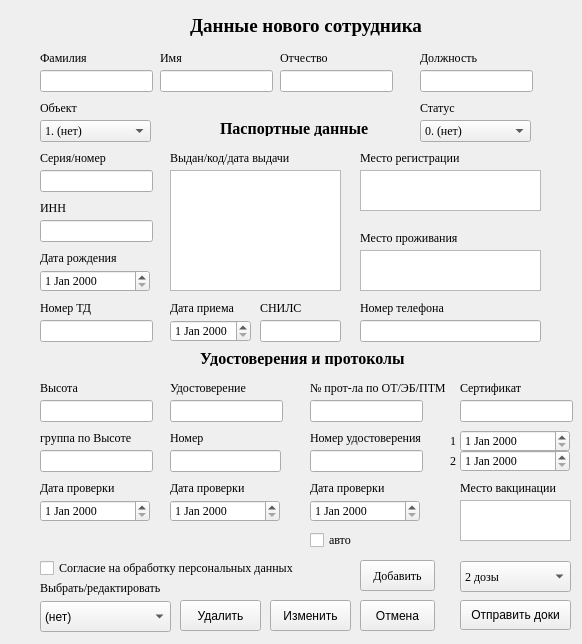
<?xml version="1.0" encoding="UTF-8"?>
<ui version="4.0">
 <class>form_new_worker</class>
 <widget class="QWidget" name="form_new_worker">
  <property name="geometry">
   <rect>
    <x>0</x>
    <y>0</y>
    <width>582</width>
    <height>644</height>
   </rect>
  </property>
  <property name="windowTitle">
   <string>Новый сотрудник</string>
  </property>
  <widget class="QLabel" name="label">
   <property name="geometry">
    <rect>
     <x>190</x>
     <y>10</y>
     <width>271</width>
     <height>31</height>
    </rect>
   </property>
   <property name="font">
    <font>
     <family>Times New Roman</family>
     <pointsize>14</pointsize>
     <bold>true</bold>
    </font>
   </property>
   <property name="frameShape">
    <enum>QFrame::NoFrame</enum>
   </property>
   <property name="lineWidth">
    <number>0</number>
   </property>
   <property name="text">
    <string>Данные нового сотрудника</string>
   </property>
  </widget>
  <widget class="QPushButton" name="b_ok">
   <property name="geometry">
    <rect>
     <x>360</x>
     <y>560</y>
     <width>75</width>
     <height>31</height>
    </rect>
   </property>
   <property name="font">
    <font>
     <family>Times New Roman</family>
    </font>
   </property>
   <property name="text">
    <string>Добавить</string>
   </property>
  </widget>
  <widget class="QLineEdit" name="family">
   <property name="enabled">
    <bool>true</bool>
   </property>
   <property name="geometry">
    <rect>
     <x>40</x>
     <y>70</y>
     <width>113</width>
     <height>22</height>
    </rect>
   </property>
   <property name="font">
    <font>
     <family>Times New Roman</family>
    </font>
   </property>
   <property name="text">
    <string/>
   </property>
  </widget>
  <widget class="QLabel" name="label_2">
   <property name="geometry">
    <rect>
     <x>40</x>
     <y>50</y>
     <width>61</width>
     <height>16</height>
    </rect>
   </property>
   <property name="font">
    <font>
     <family>Times New Roman</family>
    </font>
   </property>
   <property name="text">
    <string>Фамилия</string>
   </property>
  </widget>
  <widget class="QLabel" name="label_3">
   <property name="geometry">
    <rect>
     <x>160</x>
     <y>50</y>
     <width>49</width>
     <height>16</height>
    </rect>
   </property>
   <property name="font">
    <font>
     <family>Times New Roman</family>
    </font>
   </property>
   <property name="text">
    <string>Имя</string>
   </property>
  </widget>
  <widget class="QLineEdit" name="name">
   <property name="geometry">
    <rect>
     <x>160</x>
     <y>70</y>
     <width>113</width>
     <height>22</height>
    </rect>
   </property>
   <property name="font">
    <font>
     <family>Times New Roman</family>
    </font>
   </property>
  </widget>
  <widget class="QLabel" name="label_4">
   <property name="geometry">
    <rect>
     <x>280</x>
     <y>50</y>
     <width>61</width>
     <height>16</height>
    </rect>
   </property>
   <property name="font">
    <font>
     <family>Times New Roman</family>
    </font>
   </property>
   <property name="text">
    <string>Отчество</string>
   </property>
  </widget>
  <widget class="QLineEdit" name="surname">
   <property name="geometry">
    <rect>
     <x>280</x>
     <y>70</y>
     <width>113</width>
     <height>22</height>
    </rect>
   </property>
   <property name="font">
    <font>
     <family>Times New Roman</family>
    </font>
   </property>
  </widget>
  <widget class="QLineEdit" name="post">
   <property name="geometry">
    <rect>
     <x>420</x>
     <y>70</y>
     <width>113</width>
     <height>22</height>
    </rect>
   </property>
   <property name="font">
    <font>
     <family>Times New Roman</family>
    </font>
   </property>
  </widget>
  <widget class="QLabel" name="label_5">
   <property name="geometry">
    <rect>
     <x>420</x>
     <y>50</y>
     <width>71</width>
     <height>16</height>
    </rect>
   </property>
   <property name="font">
    <font>
     <family>Times New Roman</family>
    </font>
   </property>
   <property name="text">
    <string>Должность</string>
   </property>
  </widget>
  <widget class="QTextEdit" name="passport_post">
   <property name="geometry">
    <rect>
     <x>170</x>
     <y>170</y>
     <width>171</width>
     <height>121</height>
    </rect>
   </property>
   <property name="font">
    <font>
     <family>Times New Roman</family>
    </font>
   </property>
  </widget>
  <widget class="QLabel" name="label_6">
   <property name="geometry">
    <rect>
     <x>170</x>
     <y>150</y>
     <width>161</width>
     <height>16</height>
    </rect>
   </property>
   <property name="font">
    <font>
     <family>Times New Roman</family>
    </font>
   </property>
   <property name="text">
    <string>Выдан/код/дата выдачи</string>
   </property>
  </widget>
  <widget class="QTextEdit" name="adr">
   <property name="geometry">
    <rect>
     <x>360</x>
     <y>170</y>
     <width>181</width>
     <height>41</height>
    </rect>
   </property>
   <property name="font">
    <font>
     <family>Times New Roman</family>
    </font>
   </property>
  </widget>
  <widget class="QLabel" name="label_7">
   <property name="geometry">
    <rect>
     <x>360</x>
     <y>150</y>
     <width>121</width>
     <height>16</height>
    </rect>
   </property>
   <property name="font">
    <font>
     <family>Times New Roman</family>
    </font>
   </property>
   <property name="text">
    <string>Место регистрации</string>
   </property>
  </widget>
  <widget class="QLabel" name="label_9">
   <property name="geometry">
    <rect>
     <x>40</x>
     <y>150</y>
     <width>91</width>
     <height>16</height>
    </rect>
   </property>
   <property name="font">
    <font>
     <family>Times New Roman</family>
    </font>
   </property>
   <property name="text">
    <string>Серия/номер</string>
   </property>
  </widget>
  <widget class="QLineEdit" name="passport">
   <property name="geometry">
    <rect>
     <x>40</x>
     <y>170</y>
     <width>113</width>
     <height>22</height>
    </rect>
   </property>
   <property name="font">
    <font>
     <family>Times New Roman</family>
    </font>
   </property>
   <property name="text">
    <string/>
   </property>
  </widget>
  <widget class="QLabel" name="label_11">
   <property name="geometry">
    <rect>
     <x>220</x>
     <y>120</y>
     <width>161</width>
     <height>16</height>
    </rect>
   </property>
   <property name="font">
    <font>
     <family>Times New Roman</family>
     <pointsize>12</pointsize>
     <bold>true</bold>
    </font>
   </property>
   <property name="text">
    <string>Паспортные данные</string>
   </property>
  </widget>
  <widget class="QLabel" name="label_14">
   <property name="geometry">
    <rect>
     <x>40</x>
     <y>380</y>
     <width>61</width>
     <height>16</height>
    </rect>
   </property>
   <property name="font">
    <font>
     <family>Times New Roman</family>
    </font>
   </property>
   <property name="text">
    <string>Высота</string>
   </property>
  </widget>
  <widget class="QLineEdit" name="n_hght">
   <property name="geometry">
    <rect>
     <x>40</x>
     <y>400</y>
     <width>113</width>
     <height>22</height>
    </rect>
   </property>
   <property name="font">
    <font>
     <family>Times New Roman</family>
    </font>
   </property>
  </widget>
  <widget class="QLabel" name="label_16">
   <property name="geometry">
    <rect>
     <x>200</x>
     <y>350</y>
     <width>231</width>
     <height>16</height>
    </rect>
   </property>
   <property name="font">
    <font>
     <family>Times New Roman</family>
     <pointsize>12</pointsize>
     <bold>true</bold>
    </font>
   </property>
   <property name="text">
    <string>Удостоверения и протоколы</string>
   </property>
  </widget>
  <widget class="QLabel" name="label_18">
   <property name="geometry">
    <rect>
     <x>40</x>
     <y>430</y>
     <width>111</width>
     <height>16</height>
    </rect>
   </property>
   <property name="font">
    <font>
     <family>Times New Roman</family>
    </font>
   </property>
   <property name="text">
    <string>группа по Высоте</string>
   </property>
  </widget>
  <widget class="QLabel" name="label_8">
   <property name="geometry">
    <rect>
     <x>170</x>
     <y>380</y>
     <width>91</width>
     <height>16</height>
    </rect>
   </property>
   <property name="font">
    <font>
     <family>Times New Roman</family>
    </font>
   </property>
   <property name="text">
    <string>Удостоверение</string>
   </property>
  </widget>
  <widget class="QLineEdit" name="n_study">
   <property name="geometry">
    <rect>
     <x>170</x>
     <y>400</y>
     <width>113</width>
     <height>22</height>
    </rect>
   </property>
   <property name="font">
    <font>
     <family>Times New Roman</family>
    </font>
   </property>
  </widget>
  <widget class="QLabel" name="label_19">
   <property name="geometry">
    <rect>
     <x>170</x>
     <y>430</y>
     <width>111</width>
     <height>16</height>
    </rect>
   </property>
   <property name="font">
    <font>
     <family>Times New Roman</family>
    </font>
   </property>
   <property name="text">
    <string>Номер</string>
   </property>
  </widget>
  <widget class="QLineEdit" name="n_study_card">
   <property name="geometry">
    <rect>
     <x>170</x>
     <y>450</y>
     <width>111</width>
     <height>22</height>
    </rect>
   </property>
   <property name="font">
    <font>
     <family>Times New Roman</family>
    </font>
   </property>
  </widget>
  <widget class="QPushButton" name="b_cancel">
   <property name="geometry">
    <rect>
     <x>360</x>
     <y>600</y>
     <width>75</width>
     <height>31</height>
    </rect>
   </property>
   <property name="text">
    <string>Отмена</string>
   </property>
  </widget>
  <widget class="QDateEdit" name="d_height">
   <property name="geometry">
    <rect>
     <x>40</x>
     <y>500</y>
     <width>110</width>
     <height>22</height>
    </rect>
   </property>
   <property name="font">
    <font>
     <family>Times New Roman</family>
    </font>
   </property>
  </widget>
  <widget class="QDateEdit" name="d_study">
   <property name="geometry">
    <rect>
     <x>170</x>
     <y>500</y>
     <width>110</width>
     <height>22</height>
    </rect>
   </property>
   <property name="font">
    <font>
     <family>Times New Roman</family>
    </font>
   </property>
  </widget>
  <widget class="QLabel" name="label_22">
   <property name="geometry">
    <rect>
     <x>40</x>
     <y>480</y>
     <width>91</width>
     <height>16</height>
    </rect>
   </property>
   <property name="font">
    <font>
     <family>Times New Roman</family>
    </font>
   </property>
   <property name="text">
    <string>Дата проверки</string>
   </property>
  </widget>
  <widget class="QLabel" name="label_23">
   <property name="geometry">
    <rect>
     <x>170</x>
     <y>480</y>
     <width>91</width>
     <height>16</height>
    </rect>
   </property>
   <property name="font">
    <font>
     <family>Times New Roman</family>
    </font>
   </property>
   <property name="text">
    <string>Дата проверки</string>
   </property>
  </widget>
  <widget class="QDateEdit" name="d_prot">
   <property name="geometry">
    <rect>
     <x>310</x>
     <y>500</y>
     <width>110</width>
     <height>22</height>
    </rect>
   </property>
   <property name="font">
    <font>
     <family>Times New Roman</family>
    </font>
   </property>
  </widget>
  <widget class="QLabel" name="label_20">
   <property name="geometry">
    <rect>
     <x>310</x>
     <y>380</y>
     <width>171</width>
     <height>16</height>
    </rect>
   </property>
   <property name="font">
    <font>
     <family>Times New Roman</family>
    </font>
   </property>
   <property name="text">
    <string>№ прот-ла по ОТ/ЭБ/ПТМ</string>
   </property>
  </widget>
  <widget class="QLabel" name="label_26">
   <property name="geometry">
    <rect>
     <x>310</x>
     <y>480</y>
     <width>101</width>
     <height>16</height>
    </rect>
   </property>
   <property name="font">
    <font>
     <family>Times New Roman</family>
    </font>
   </property>
   <property name="text">
    <string>Дата проверки</string>
   </property>
  </widget>
  <widget class="QLabel" name="label_12">
   <property name="geometry">
    <rect>
     <x>360</x>
     <y>230</y>
     <width>121</width>
     <height>16</height>
    </rect>
   </property>
   <property name="font">
    <font>
     <family>Times New Roman</family>
    </font>
   </property>
   <property name="text">
    <string>Место проживания</string>
   </property>
  </widget>
  <widget class="QTextEdit" name="live_adr">
   <property name="geometry">
    <rect>
     <x>360</x>
     <y>250</y>
     <width>181</width>
     <height>41</height>
    </rect>
   </property>
   <property name="font">
    <font>
     <family>Times New Roman</family>
    </font>
   </property>
  </widget>
  <widget class="QLabel" name="label_13">
   <property name="geometry">
    <rect>
     <x>40</x>
     <y>250</y>
     <width>101</width>
     <height>16</height>
    </rect>
   </property>
   <property name="font">
    <font>
     <family>Times New Roman</family>
    </font>
   </property>
   <property name="text">
    <string>Дата рождения</string>
   </property>
  </widget>
  <widget class="QDateEdit" name="bday">
   <property name="geometry">
    <rect>
     <x>40</x>
     <y>270</y>
     <width>110</width>
     <height>22</height>
    </rect>
   </property>
   <property name="font">
    <font>
     <family>Times New Roman</family>
    </font>
   </property>
  </widget>
  <widget class="QLineEdit" name="n_td">
   <property name="geometry">
    <rect>
     <x>40</x>
     <y>320</y>
     <width>113</width>
     <height>22</height>
    </rect>
   </property>
   <property name="font">
    <font>
     <family>Times New Roman</family>
    </font>
   </property>
  </widget>
  <widget class="QLineEdit" name="n_card">
   <property name="geometry">
    <rect>
     <x>310</x>
     <y>450</y>
     <width>113</width>
     <height>22</height>
    </rect>
   </property>
   <property name="font">
    <font>
     <family>Times New Roman</family>
    </font>
   </property>
  </widget>
  <widget class="QLabel" name="label_15">
   <property name="geometry">
    <rect>
     <x>40</x>
     <y>300</y>
     <width>61</width>
     <height>16</height>
    </rect>
   </property>
   <property name="font">
    <font>
     <family>Times New Roman</family>
    </font>
   </property>
   <property name="text">
    <string>Номер ТД</string>
   </property>
  </widget>
  <widget class="QDateEdit" name="d_td">
   <property name="geometry">
    <rect>
     <x>170</x>
     <y>320</y>
     <width>81</width>
     <height>22</height>
    </rect>
   </property>
   <property name="font">
    <font>
     <family>Times New Roman</family>
    </font>
   </property>
  </widget>
  <widget class="QLabel" name="label_17">
   <property name="geometry">
    <rect>
     <x>170</x>
     <y>300</y>
     <width>141</width>
     <height>16</height>
    </rect>
   </property>
   <property name="font">
    <font>
     <family>Times New Roman</family>
    </font>
   </property>
   <property name="text">
    <string>Дата приема</string>
   </property>
  </widget>
  <widget class="QLabel" name="label_21">
   <property name="geometry">
    <rect>
     <x>310</x>
     <y>430</y>
     <width>131</width>
     <height>16</height>
    </rect>
   </property>
   <property name="font">
    <font>
     <family>Times New Roman</family>
    </font>
   </property>
   <property name="text">
    <string>Номер удостоверения</string>
   </property>
  </widget>
  <widget class="QLineEdit" name="phone">
   <property name="geometry">
    <rect>
     <x>360</x>
     <y>320</y>
     <width>181</width>
     <height>22</height>
    </rect>
   </property>
   <property name="font">
    <font>
     <family>Times New Roman</family>
    </font>
   </property>
  </widget>
  <widget class="QLabel" name="label_24">
   <property name="geometry">
    <rect>
     <x>360</x>
     <y>300</y>
     <width>101</width>
     <height>16</height>
    </rect>
   </property>
   <property name="font">
    <font>
     <family>Times New Roman</family>
    </font>
   </property>
   <property name="text">
    <string>Номер телефона</string>
   </property>
  </widget>
  <widget class="QLineEdit" name="inn">
   <property name="geometry">
    <rect>
     <x>40</x>
     <y>220</y>
     <width>113</width>
     <height>22</height>
    </rect>
   </property>
   <property name="font">
    <font>
     <family>Times New Roman</family>
    </font>
   </property>
  </widget>
  <widget class="QLabel" name="label_25">
   <property name="geometry">
    <rect>
     <x>40</x>
     <y>200</y>
     <width>49</width>
     <height>16</height>
    </rect>
   </property>
   <property name="font">
    <font>
     <family>Times New Roman</family>
    </font>
   </property>
   <property name="text">
    <string>ИНН</string>
   </property>
  </widget>
  <widget class="QLabel" name="label_27">
   <property name="geometry">
    <rect>
     <x>250</x>
     <y>300</y>
     <width>49</width>
     <height>16</height>
    </rect>
   </property>
   <property name="font">
    <font>
     <family>Times New Roman</family>
    </font>
   </property>
   <property name="text">
    <string/>
   </property>
  </widget>
  <widget class="QLabel" name="label_28">
   <property name="geometry">
    <rect>
     <x>260</x>
     <y>300</y>
     <width>49</width>
     <height>16</height>
    </rect>
   </property>
   <property name="font">
    <font>
     <family>Times New Roman</family>
    </font>
   </property>
   <property name="text">
    <string>СНИЛС</string>
   </property>
  </widget>
  <widget class="QComboBox" name="cb_select">
   <property name="geometry">
    <rect>
     <x>40</x>
     <y>601</y>
     <width>131</width>
     <height>31</height>
    </rect>
   </property>
   <item>
    <property name="text">
     <string>(нет)</string>
    </property>
   </item>
  </widget>
  <widget class="QLabel" name="label_10">
   <property name="geometry">
    <rect>
     <x>40</x>
     <y>580</y>
     <width>151</width>
     <height>16</height>
    </rect>
   </property>
   <property name="font">
    <font>
     <family>Times New Roman</family>
    </font>
   </property>
   <property name="text">
    <string>Выбрать/редактировать</string>
   </property>
  </widget>
  <widget class="QLineEdit" name="snils">
   <property name="geometry">
    <rect>
     <x>260</x>
     <y>320</y>
     <width>81</width>
     <height>22</height>
    </rect>
   </property>
   <property name="font">
    <font>
     <family>Times New Roman</family>
    </font>
   </property>
  </widget>
  <widget class="QPushButton" name="b_change">
   <property name="geometry">
    <rect>
     <x>270</x>
     <y>600</y>
     <width>81</width>
     <height>31</height>
    </rect>
   </property>
   <property name="text">
    <string>Изменить</string>
   </property>
  </widget>
  <widget class="QPushButton" name="b_kill">
   <property name="geometry">
    <rect>
     <x>180</x>
     <y>600</y>
     <width>81</width>
     <height>31</height>
    </rect>
   </property>
   <property name="text">
    <string>Удалить</string>
   </property>
  </widget>
  <widget class="QLineEdit" name="n_prot">
   <property name="geometry">
    <rect>
     <x>310</x>
     <y>400</y>
     <width>113</width>
     <height>22</height>
    </rect>
   </property>
   <property name="font">
    <font>
     <family>Times New Roman</family>
    </font>
   </property>
  </widget>
  <widget class="QLineEdit" name="n_group_h">
   <property name="geometry">
    <rect>
     <x>40</x>
     <y>450</y>
     <width>113</width>
     <height>22</height>
    </rect>
   </property>
   <property name="font">
    <font>
     <family>Times New Roman</family>
    </font>
   </property>
  </widget>
  <widget class="QComboBox" name="cb_contract">
   <property name="geometry">
    <rect>
     <x>40</x>
     <y>120</y>
     <width>111</width>
     <height>22</height>
    </rect>
   </property>
   <property name="font">
    <font>
     <family>Times New Roman</family>
    </font>
   </property>
   <item>
    <property name="text">
     <string>1. (нет)</string>
    </property>
   </item>
  </widget>
  <widget class="QLabel" name="label_29">
   <property name="geometry">
    <rect>
     <x>40</x>
     <y>100</y>
     <width>49</width>
     <height>16</height>
    </rect>
   </property>
   <property name="font">
    <font>
     <family>Times New Roman</family>
    </font>
   </property>
   <property name="text">
    <string>Объект</string>
   </property>
  </widget>
  <widget class="QCheckBox" name="cb_auto">
   <property name="geometry">
    <rect>
     <x>310</x>
     <y>530</y>
     <width>76</width>
     <height>20</height>
    </rect>
   </property>
   <property name="font">
    <font>
     <family>Times New Roman</family>
    </font>
   </property>
   <property name="text">
    <string>авто</string>
   </property>
  </widget>
  <widget class="QDateEdit" name="d_vac_2">
   <property name="geometry">
    <rect>
     <x>460</x>
     <y>450</y>
     <width>110</width>
     <height>22</height>
    </rect>
   </property>
   <property name="font">
    <font>
     <family>Times New Roman</family>
    </font>
   </property>
  </widget>
  <widget class="QTextEdit" name="place">
   <property name="geometry">
    <rect>
     <x>460</x>
     <y>500</y>
     <width>111</width>
     <height>41</height>
    </rect>
   </property>
   <property name="font">
    <font>
     <family>Times New Roman</family>
    </font>
   </property>
  </widget>
  <widget class="QLineEdit" name="vac_doc">
   <property name="geometry">
    <rect>
     <x>460</x>
     <y>400</y>
     <width>113</width>
     <height>22</height>
    </rect>
   </property>
   <property name="font">
    <font>
     <family>Times New Roman</family>
    </font>
   </property>
  </widget>
  <widget class="QDateEdit" name="d_vac_1">
   <property name="geometry">
    <rect>
     <x>460</x>
     <y>430</y>
     <width>110</width>
     <height>22</height>
    </rect>
   </property>
   <property name="font">
    <font>
     <family>Times New Roman</family>
    </font>
   </property>
  </widget>
  <widget class="QLabel" name="label_33">
   <property name="geometry">
    <rect>
     <x>460</x>
     <y>380</y>
     <width>101</width>
     <height>16</height>
    </rect>
   </property>
   <property name="font">
    <font>
     <family>Times New Roman</family>
    </font>
   </property>
   <property name="text">
    <string>Сертификат</string>
   </property>
  </widget>
  <widget class="QLabel" name="label_34">
   <property name="geometry">
    <rect>
     <x>460</x>
     <y>480</y>
     <width>111</width>
     <height>16</height>
    </rect>
   </property>
   <property name="font">
    <font>
     <family>Times New Roman</family>
    </font>
   </property>
   <property name="text">
    <string>Место вакцинации</string>
   </property>
  </widget>
  <widget class="QComboBox" name="cb_vac">
   <property name="geometry">
    <rect>
     <x>460</x>
     <y>561</y>
     <width>111</width>
     <height>31</height>
    </rect>
   </property>
   <property name="font">
    <font>
     <family>Times New Roman</family>
    </font>
   </property>
   <item>
    <property name="text">
     <string>2 дозы</string>
    </property>
   </item>
   <item>
    <property name="text">
     <string>1 доза</string>
    </property>
   </item>
   <item>
    <property name="text">
     <string>Болел</string>
    </property>
   </item>
  </widget>
  <widget class="QCheckBox" name="cb_check">
   <property name="geometry">
    <rect>
     <x>40</x>
     <y>560</y>
     <width>291</width>
     <height>16</height>
    </rect>
   </property>
   <property name="font">
    <font>
     <family>Times New Roman</family>
    </font>
   </property>
   <property name="text">
    <string>Согласие на обработку персональных данных</string>
   </property>
  </widget>
  <widget class="QComboBox" name="status">
   <property name="geometry">
    <rect>
     <x>420</x>
     <y>120</y>
     <width>111</width>
     <height>22</height>
    </rect>
   </property>
   <property name="font">
    <font>
     <family>Times New Roman</family>
    </font>
   </property>
   <item>
    <property name="text">
     <string>0. (нет)</string>
    </property>
   </item>
   <item>
    <property name="text">
     <string>1. работает</string>
    </property>
   </item>
   <item>
    <property name="text">
     <string>2. уволен</string>
    </property>
   </item>
   <item>
    <property name="text">
     <string>3. в отпуске</string>
    </property>
   </item>
  </widget>
  <widget class="QLabel" name="label_30">
   <property name="geometry">
    <rect>
     <x>420</x>
     <y>100</y>
     <width>49</width>
     <height>16</height>
    </rect>
   </property>
   <property name="font">
    <font>
     <family>Times New Roman</family>
    </font>
   </property>
   <property name="text">
    <string>Статус</string>
   </property>
  </widget>
  <widget class="QPushButton" name="b_send_docs">
   <property name="geometry">
    <rect>
     <x>460</x>
     <y>600</y>
     <width>111</width>
     <height>30</height>
    </rect>
   </property>
   <property name="text">
    <string>Отправить доки</string>
   </property>
  </widget>
  <widget class="QLabel" name="label_31">
   <property name="geometry">
    <rect>
     <x>450</x>
     <y>430</y>
     <width>49</width>
     <height>22</height>
    </rect>
   </property>
   <property name="font">
    <font>
     <family>Times New Roman</family>
    </font>
   </property>
   <property name="text">
    <string>1</string>
   </property>
  </widget>
  <widget class="QLabel" name="label_35">
   <property name="geometry">
    <rect>
     <x>450</x>
     <y>450</y>
     <width>49</width>
     <height>22</height>
    </rect>
   </property>
   <property name="font">
    <font>
     <family>Times New Roman</family>
    </font>
   </property>
   <property name="text">
    <string>2</string>
   </property>
  </widget>
 </widget>
 <resources/>
 <connections/>
</ui>
